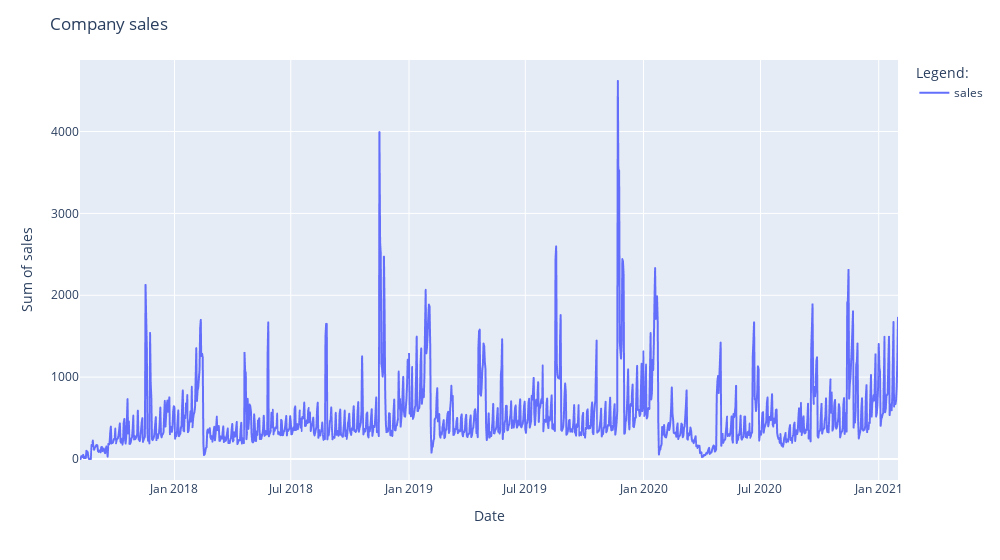

Notebook cell for this chart:
### Code cell
# time series plot
fig = ts_company.plot()

# # off_day
# off_day_color = "red"
# for day in df_exog.loc[df_exog.off_day==True, 'off_day'].index:
#     fig.add_vline(x=day, line=dict(color=off_day_color))

# # promo_day
# promo_day_color = "green"
# for day in df_exog.loc[df_exog.promo_day==True, 'promo_day'].index:
#     fig.add_vline(x=day, line=dict(color=promo_day_color))


fig.update_layout(title_text='Company sales',
                  legend_title_text='Legend:',
                  width=1000)
fig.update_xaxes(title='Date')
fig.update_yaxes(title='Sum of sales')

fig.update_layout(hovermode="x unified")

fig.show()

### Figure 1 — Plotly figure (JSON) as saved in the notebook; plotly's stock layout.template omitted (floating-point values rounded to 4 significant figures; data arrays with more than 128 entries replaced by an {"elided": "..."} marker saying what was removed)
{"data": [{"hovertemplate": "variable=sales<br>date=%{x}<br>value=%{y}<extra></extra>", "legendgroup": "sales", "line": {"color": "#636efa", "dash": "solid"}, "marker": {"symbol": "circle"}, "mode": "lines", "name": "sales", "showlegend": true, "type": "scattergl", "x": {"elided": "1274 str values"}, "xaxis": "x", "y": {"elided": "1274 float values"}, "yaxis": "y"}], "layout": {"hovermode": "x unified", "legend": {"title": {"text": "Legend:"}, "tracegroupgap": 0}, "margin": {"t": 60}, "title": {"text": "Company sales"}, "width": 1000, "xaxis": {"anchor": "y", "domain": [0, 1], "title": {"text": "Date"}}, "yaxis": {"anchor": "x", "domain": [0, 1], "title": {"text": "Sum of sales"}}}}
